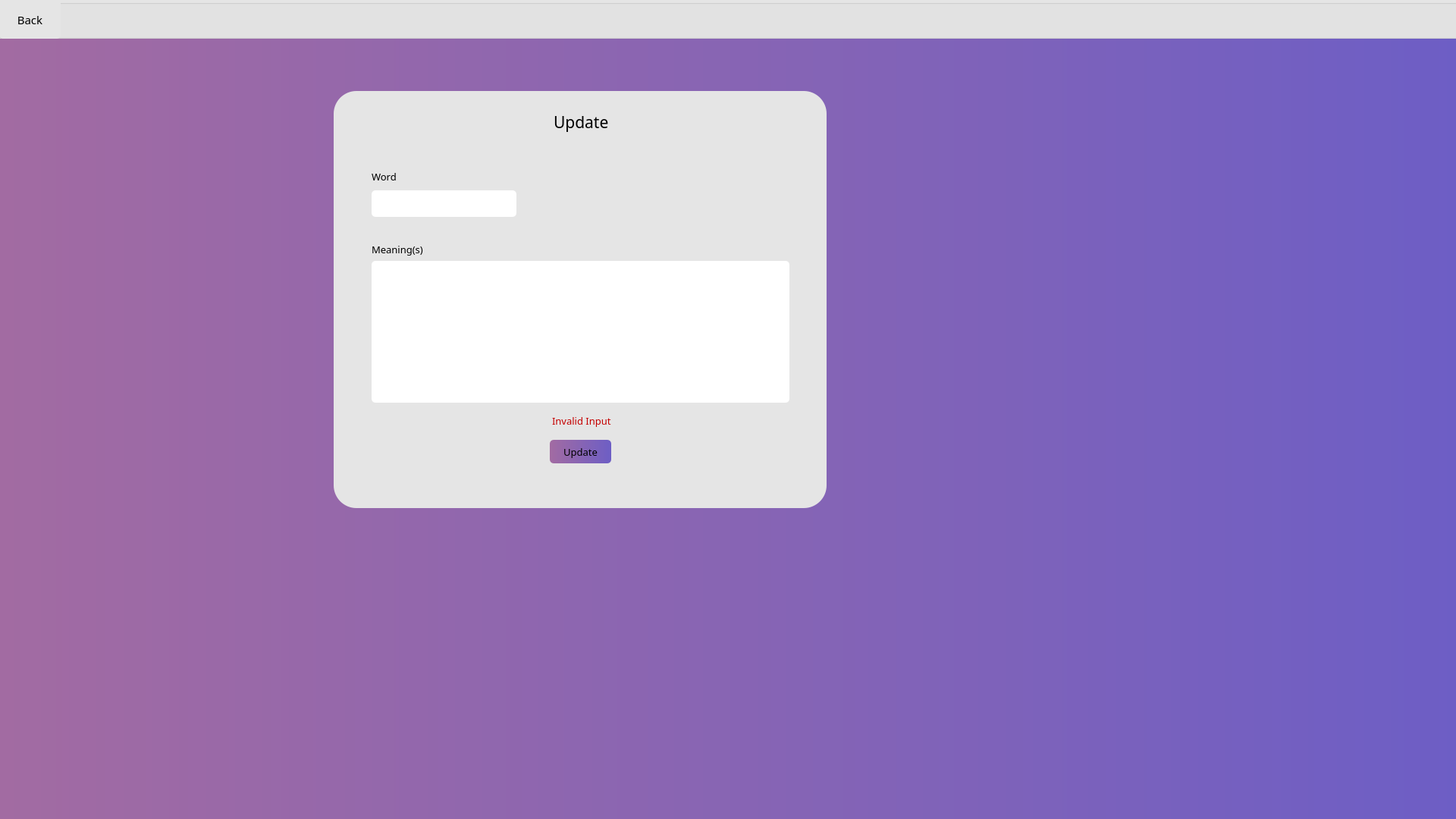
<?xml version="1.0" encoding="UTF-8"?>
<ui version="4.0">
 <class>update_certified</class>
 <widget class="QWidget" name="update_certified">
  <property name="geometry">
   <rect>
    <x>0</x>
    <y>0</y>
    <width>1920</width>
    <height>1080</height>
   </rect>
  </property>
  <property name="sizePolicy">
   <sizepolicy hsizetype="Preferred" vsizetype="Expanding">
    <horstretch>0</horstretch>
    <verstretch>0</verstretch>
   </sizepolicy>
  </property>
  <property name="baseSize">
   <size>
    <width>0</width>
    <height>0</height>
   </size>
  </property>
  <property name="font">
   <font>
    <family>Poppins Medium</family>
    <pointsize>10</pointsize>
   </font>
  </property>
  <property name="windowTitle">
   <string>MainWindow</string>
  </property>
  <property name="autoFillBackground">
   <bool>false</bool>
  </property>
  <property name="styleSheet">
   <string notr="true">background-color: qlineargradient(spread:pad, x1:0, y1:0, x2:1, y2:0, stop:0 #A26BA2, stop:1 #6D5EC5);
</string>
  </property>
  <widget class="QWidget" name="centralwidget" native="true">
   <property name="geometry">
    <rect>
     <x>0</x>
     <y>0</y>
     <width>1920</width>
     <height>1080</height>
    </rect>
   </property>
   <widget class="QGroupBox" name="groupBox">
    <property name="geometry">
     <rect>
      <x>440</x>
      <y>120</y>
      <width>650</width>
      <height>550</height>
     </rect>
    </property>
    <property name="styleSheet">
     <string notr="true">background: #E5E5E5;
border-radius: 30px;</string>
    </property>
    <property name="title">
     <string/>
    </property>
    <widget class="QLabel" name="label_2">
     <property name="geometry">
      <rect>
       <x>290</x>
       <y>20</y>
       <width>90</width>
       <height>41</height>
      </rect>
     </property>
     <property name="font">
      <font>
       <family>Poppins Medium</family>
       <pointsize>16</pointsize>
      </font>
     </property>
     <property name="styleSheet">
      <string notr="true">text-align: center;</string>
     </property>
     <property name="text">
      <string>Update</string>
     </property>
    </widget>
    <widget class="QPushButton" name="update_certifiedUpdateButton">
     <property name="geometry">
      <rect>
       <x>285</x>
       <y>460</y>
       <width>81</width>
       <height>31</height>
      </rect>
     </property>
     <property name="font">
      <font>
       <family>Poppins Medium</family>
       <pointsize>10</pointsize>
      </font>
     </property>
     <property name="cursor">
      <cursorShape>PointingHandCursor</cursorShape>
     </property>
     <property name="styleSheet">
      <string notr="true">background-color: qlineargradient(spread:pad, x1:0, y1:0, x2:1, y2:0, stop:0 #A26BA2, stop:1 #6D5EC5);
border-radius: 5px;
</string>
     </property>
     <property name="text">
      <string>Update</string>
     </property>
    </widget>
    <widget class="QWidget" name="layoutWidget">
     <property name="geometry">
      <rect>
       <x>50</x>
       <y>100</y>
       <width>191</width>
       <height>66</height>
      </rect>
     </property>
     <layout class="QVBoxLayout" name="verticalLayout">
      <item>
       <widget class="QLabel" name="label_4">
        <property name="font">
         <font>
          <family>Poppins Medium</family>
          <pointsize>10</pointsize>
         </font>
        </property>
        <property name="text">
         <string>Word</string>
        </property>
       </widget>
      </item>
      <item>
       <widget class="QLineEdit" name="update_certifiedLineEdit">
        <property name="font">
         <font>
          <family>Poppins</family>
          <pointsize>10</pointsize>
         </font>
        </property>
        <property name="styleSheet">
         <string notr="true">background: #FFFFFF;
border-radius: 5px;
height:35px;
</string>
        </property>
       </widget>
      </item>
     </layout>
    </widget>
    <widget class="QWidget" name="layoutWidget">
     <property name="geometry">
      <rect>
       <x>50</x>
       <y>200</y>
       <width>551</width>
       <height>211</height>
      </rect>
     </property>
     <layout class="QVBoxLayout" name="verticalLayout_2">
      <item>
       <widget class="QLabel" name="label_6">
        <property name="font">
         <font>
          <family>Poppins Medium</family>
          <pointsize>10</pointsize>
         </font>
        </property>
        <property name="text">
         <string>Meaning(s)</string>
        </property>
       </widget>
      </item>
      <item>
       <widget class="QTextEdit" name="update_certifiedTextEdit">
        <property name="font">
         <font>
          <family>Poppins</family>
          <pointsize>10</pointsize>
         </font>
        </property>
        <property name="styleSheet">
         <string notr="true">background: #FFFFFF;
border-radius: 5px;</string>
        </property>
       </widget>
      </item>
     </layout>
    </widget>
    <widget class="QLabel" name="search_certifiedWordErrorLabel">
     <property name="geometry">
      <rect>
       <x>288</x>
       <y>425</y>
       <width>151</width>
       <height>20</height>
      </rect>
     </property>
     <property name="font">
      <font>
       <family>Poppins Medium</family>
       <pointsize>10</pointsize>
      </font>
     </property>
     <property name="styleSheet">
      <string notr="true">color:rgb(197, 0, 0)</string>
     </property>
     <property name="text">
      <string>Invalid Input</string>
     </property>
    </widget>
   </widget>
   <widget class="QGroupBox" name="groupBox_2">
    <property name="geometry">
     <rect>
      <x>-1</x>
      <y>0</y>
      <width>1931</width>
      <height>51</height>
     </rect>
    </property>
    <property name="styleSheet">
     <string notr="true">background: #E5E5E5;</string>
    </property>
    <property name="title">
     <string/>
    </property>
    <widget class="QPushButton" name="update_certifiedBackButton">
     <property name="geometry">
      <rect>
       <x>0</x>
       <y>0</y>
       <width>81</width>
       <height>51</height>
      </rect>
     </property>
     <property name="font">
      <font>
       <family>Poppins Medium</family>
       <pointsize>11</pointsize>
      </font>
     </property>
     <property name="cursor">
      <cursorShape>PointingHandCursor</cursorShape>
     </property>
     <property name="styleSheet">
      <string notr="true">background: #E5E5E5;
border-radius: 5px;</string>
     </property>
     <property name="text">
      <string>Back</string>
     </property>
    </widget>
   </widget>
  </widget>
 </widget>
 <resources/>
 <connections/>
</ui>
